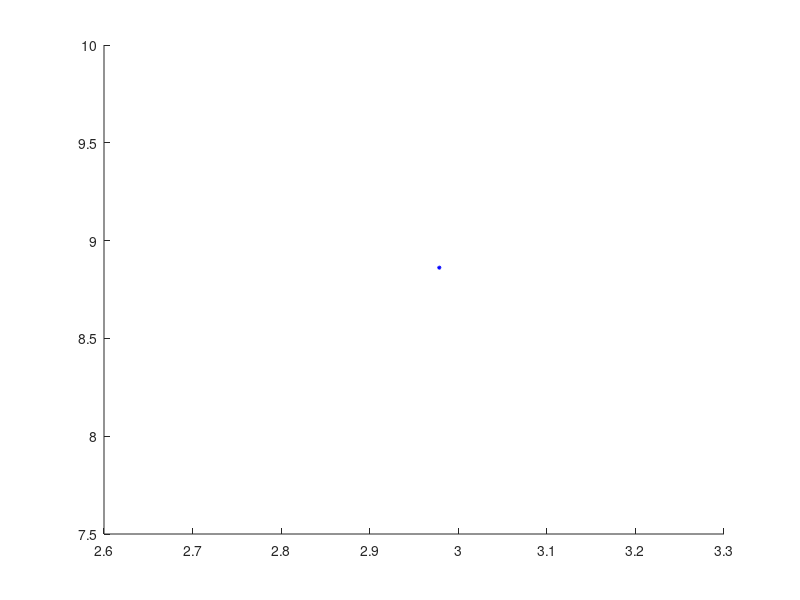

Write MATLAB code to recreate this figure. (Note: this script raises an error after producing the figure.)
% Et paso aquest parell de funcions. Es una manera senzilla de calcular el 
% throughput d'una estació. Seguint el que et deia ahir, et queda crear la 
% xarxa, per cada estació calcular la distància entre l'AP i ella mateixa, 
% calcular la potència rebuda, escollir el MCS a fer servir, i finalment 
% treure el throughput que pot assolir cada estació. 

% tic; % timer
clear all; clc; hold on;
i = 1; % iterator
b = 10; h = 10; % base & height
AP = [b/2 h/2]; % central AP
nSTAs = 10; % number of stations
P_tx = 21; % transmitted power by AP in dBm

draw = 1; % 1 - to plot the room, 0 - to not plot.

lambda = 2.06;  % attenuation factor
L_o = 54.1200;  % path loss intercept
k = 5.25;       % attenuation of each wall
W = 0.1467;     % average number of traversed walls per meter

coordinates = zeros(nSTAs,2);  % initialize matrix coordinates 
distance = zeros(nSTAs,1);     % initialize array distance
P_rx = zeros(nSTAs,1);         % initialize array received power

while i <= nSTAs
    
    % random position generation of STAs
    j = 1;
    xSTA = rand*b; % x random position
    coordinates(i,j) = xSTA; 
    j = 2;
    while j == 2
        ySTA = rand*h; % y random position 
        coordinates(i,j) = ySTA;
        break;
    end
    if (draw == 1); plot(xSTA, ySTA, "*b", 'MarkerSize', 3); end % plots the STA
    distance(i) = DistanceToAP(AP,coordinates(i,1),coordinates(i,2));
    P_rx(i) = STAPowerReceived(P_tx, distance(i), lambda, L_o, k, W); % received power
    SingleSTA_throughput(P_rx(i));
    i = i+1;
end

distance = sort(distance,'ascend');
P_rx = sort(P_rx,'descend');

if (draw == 1); draw_scenario(draw, b, h, P_rx, distance); end

% toc; % timer
